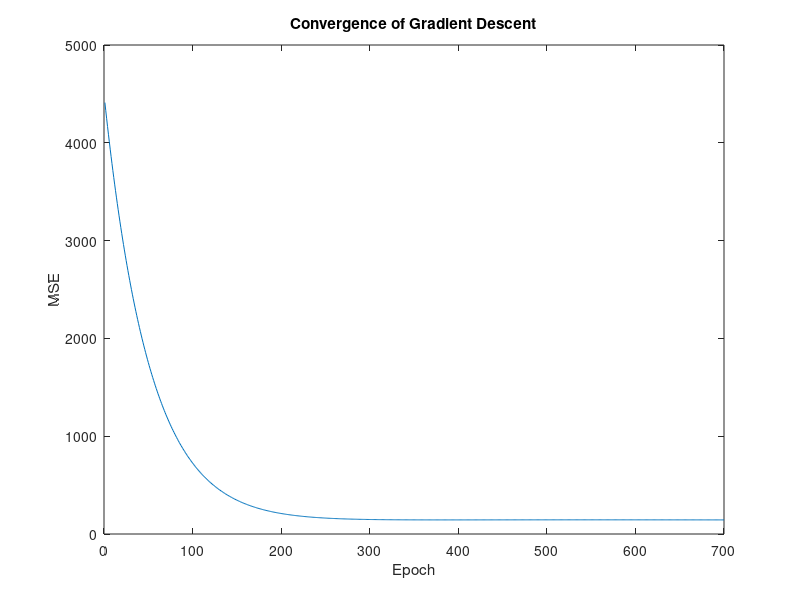

This chart was generated by the following MATLAB code:
% Creating a linear combination of the results 
x1 = [10; 14; 20]; % Independent variable 1
x2 = [10; 50; 90]; % Independent variable 2
y = [-18.9856; -59.4437; -96.642]; % Dependent variable


% Normalize x1
x1_min = min(x1);
x1_max = max(x1);
x1_normalized = (x1 - x1_min) / (x1_max - x1_min);

% Normalize x2
x2_min = min(x2);
x2_max = max(x2);
x2_normalized = (x2 - x2_min) / (x2_max - x2_min);

% Initialize Parameters
beta0 = 0; % Initial value for beta0
beta1 = 0; % Initial value for beta1
beta2 = 0; % Initial value for beta2

% Hyperparameters
learning_rate = 0.0001 % Learning rate
epochs = 700; % Number of iterations

% Gradient Descent
mse_history = zeros(epochs, 1); % To store MSE values across iterations
for epoch = 1:epochs
    % Compute Predictions
    predictions = beta0 + (beta1 * x1_normalized) + (beta2 * x2_normalized);
    
    % Compute MSE
    mse = mean((y - predictions) .^ 2);
    mse_history(epoch) = mse; % Store MSE value
    
    % Compute Gradients
    gradient_beta0 = (-2 / length(x1)) * sum(y - predictions);
    gradient_beta1 = (-2 / length(x1)) * sum(x1 .* (y - predictions));
    gradient_beta2 = (-2 / length(x2)) * sum(x2 .* (y - predictions));
    
    % Update Parameters
    beta0 = beta0 - learning_rate * gradient_beta0;
    beta1 = beta1 - learning_rate * gradient_beta1;
    beta2 = beta2 - learning_rate * gradient_beta2;
end

% Plot MSE across iterations
figure;
plot(1:epochs, mse_history);
xlabel('Epoch');
ylabel('MSE');
title('Convergence of Gradient Descent');

disp(['Coefficient beta0:', num2str(beta0)]);
disp(['Coefficient beta1:', num2str(beta1)]);
disp(['Coefficient beta2:', num2str(beta2)]);
